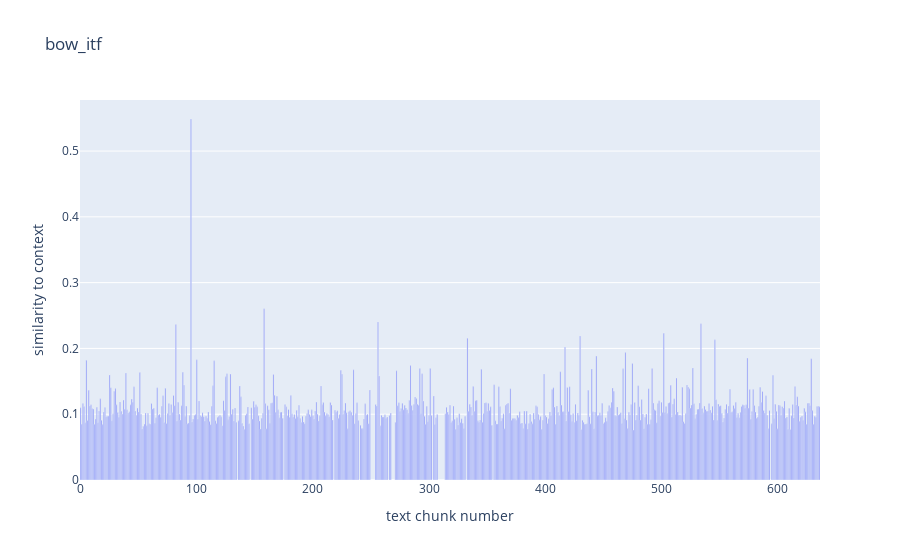
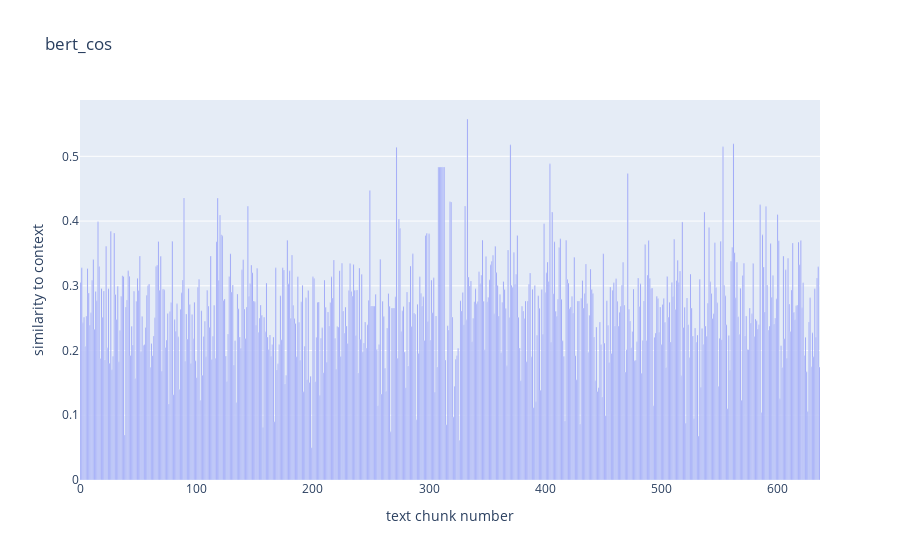
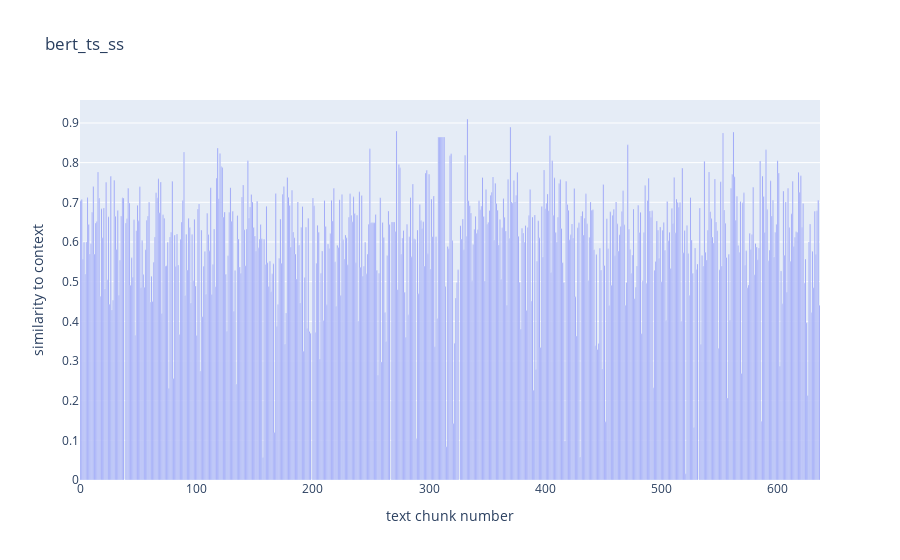
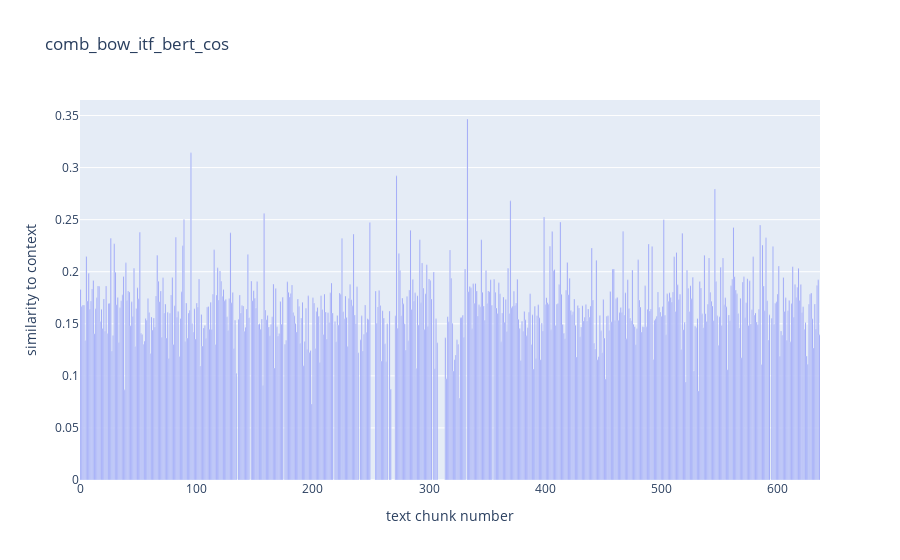

These figures' notebook cell, in order:
### Code cell
for result in processed_test_results:
    result['citing_str']
    result['citing_context']
    df = result['data']['original']
    _ = plot_text_sim(df['bow_itf_original'], df.index, title='bow_itf')
    _ = plot_text_sim(df['bert_original_cos_ampl'], df.index, title='bert_cos')
    _ = plot_text_sim(df['bert_original_ts_ss'], df.index, title='bert_ts_ss')
    _ = plot_text_sim(df['comb_bow_itf_bert_cos'], df.index, title='comb_bow_itf_bert_cos')
    _ = plot_text_sim(df['comb_bow_itf_bert_ts_ss'], df.index, title='comb_bow_itf_bert_ts_ss')

### Figure 1 — Plotly figure (JSON) as saved in the notebook; plotly's stock layout.template omitted (floating-point values rounded to 4 significant figures; data arrays with more than 128 entries replaced by an {"elided": "..."} marker saying what was removed)
{"data": [{"hovertext": {"elided": "637 str values"}, "type": "bar", "x": {"elided": "637 int values"}, "y": {"elided": "637 float values"}}], "layout": {"hoverlabel": {"bgcolor": "white", "font": {"family": "Rockwell", "size": 13}}, "title": {"text": "bow_itf"}, "xaxis": {"title": {"text": "text chunk number"}}, "yaxis": {"title": {"text": "similarity to context"}}}}

### Figure 2 — Plotly figure (JSON) as saved in the notebook; plotly's stock layout.template omitted (floating-point values rounded to 4 significant figures; data arrays with more than 128 entries replaced by an {"elided": "..."} marker saying what was removed)
{"data": [{"hovertext": {"elided": "637 str values"}, "type": "bar", "x": {"elided": "637 int values"}, "y": {"elided": "637 float values"}}], "layout": {"hoverlabel": {"bgcolor": "white", "font": {"family": "Rockwell", "size": 13}}, "title": {"text": "bert_cos"}, "xaxis": {"title": {"text": "text chunk number"}}, "yaxis": {"title": {"text": "similarity to context"}}}}

### Figure 3 — Plotly figure (JSON) as saved in the notebook; plotly's stock layout.template omitted (floating-point values rounded to 4 significant figures; data arrays with more than 128 entries replaced by an {"elided": "..."} marker saying what was removed)
{"data": [{"hovertext": {"elided": "637 str values"}, "type": "bar", "x": {"elided": "637 int values"}, "y": {"elided": "637 float values"}}], "layout": {"hoverlabel": {"bgcolor": "white", "font": {"family": "Rockwell", "size": 13}}, "title": {"text": "bert_ts_ss"}, "xaxis": {"title": {"text": "text chunk number"}}, "yaxis": {"title": {"text": "similarity to context"}}}}

### Figure 4 — Plotly figure (JSON) as saved in the notebook; plotly's stock layout.template omitted (floating-point values rounded to 4 significant figures; data arrays with more than 128 entries replaced by an {"elided": "..."} marker saying what was removed)
{"data": [{"hovertext": {"elided": "637 str values"}, "type": "bar", "x": {"elided": "637 int values"}, "y": {"elided": "637 float values"}}], "layout": {"hoverlabel": {"bgcolor": "white", "font": {"family": "Rockwell", "size": 13}}, "title": {"text": "comb_bow_itf_bert_cos"}, "xaxis": {"title": {"text": "text chunk number"}}, "yaxis": {"title": {"text": "similarity to context"}}}}
